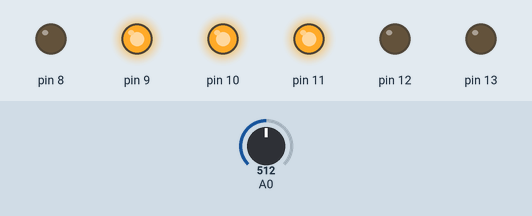
A sketch run on a simulated Arduino Uno, built with avr-gcc and run on an emulated ATmega328P. On the bench: output pins drawn as LEDs (lit = HIGH). Inputs (shaded band) come from the test bench; at power-on: A0 = 512.

Above: at 1.2 s.
1.3 s: A0 set to 503
At 2.3 s:
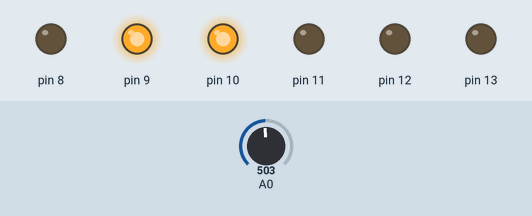
2.8 s: A0 set to 271
4.3 s: A0 set to 237
At 4.6 s:
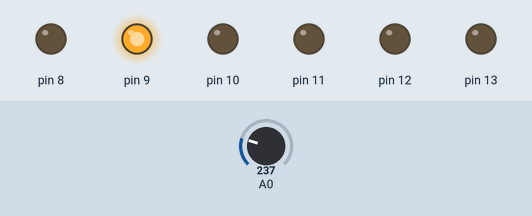
5.8 s: A0 set to 777
At 6.9 s:
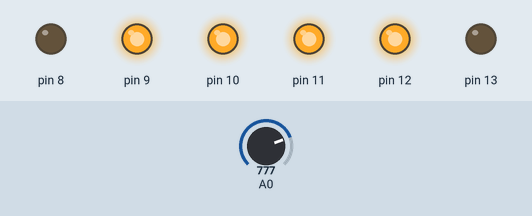
7.3 s: A0 set to 757
At 8.1 s:
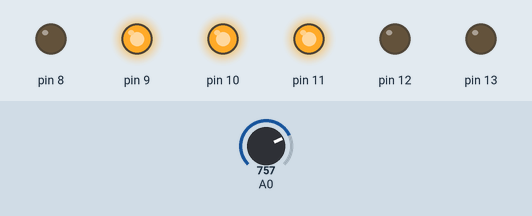
8.8 s: A0 set to 900
At 9.2 s:
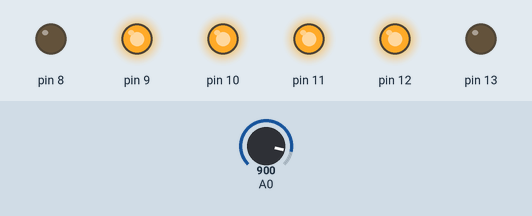
Timing chart, 0 to 11.3 s (numbered marks = the images above; inputs shaded):
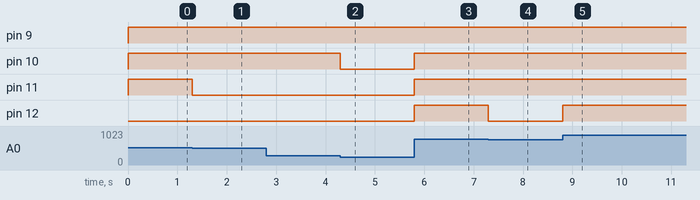

The sketch:

EECS473_Lab1.ino
```cpp
int ADC_val = 0;

void setup() {
  // put your setup code here, to run once:
  DDRB = B00111111;
  pinMode(A0, INPUT);
  Serial.begin(38400);
}

void loop() {
  // put your main code here, to run repeatedly:
  ADC_val = analogRead(A0);
  //PORTB = B00011110;
  if (ADC_val < 255){
    PORTB = B00000010;
  } else if (255 < ADC_val && ADC_val < 511){
    PORTB = B00000110;
  } else if (511 < ADC_val && ADC_val < 767){
    PORTB = B00001110;
  } else if (767 < ADC_val){
    PORTB = B00011110;
  }
  //Serial.println(ADC_val);
}
```

Measured:
- the behaviour switches between 511 and 510 on A0 (found by bisection; images 0 and 1)
- the behaviour switches between 255 and 254 on A0 (found by bisection; images 1 and 2)
- the behaviour switches between 767 and 766 on A0 (found by bisection; images 3 and 4)
- after the input at 1.3 s, pin 11: HIGH → LOW at once
- after the input at 2.8 s, every drawn part: stays the same
- after the input at 4.3 s, pin 10: HIGH → LOW at once
- after the input at 5.8 s, pin 10–12: LOW → HIGH at once
- after the input at 7.3 s, pin 12: HIGH → LOW at once
- after the input at 8.8 s, pin 12: LOW → HIGH at once
